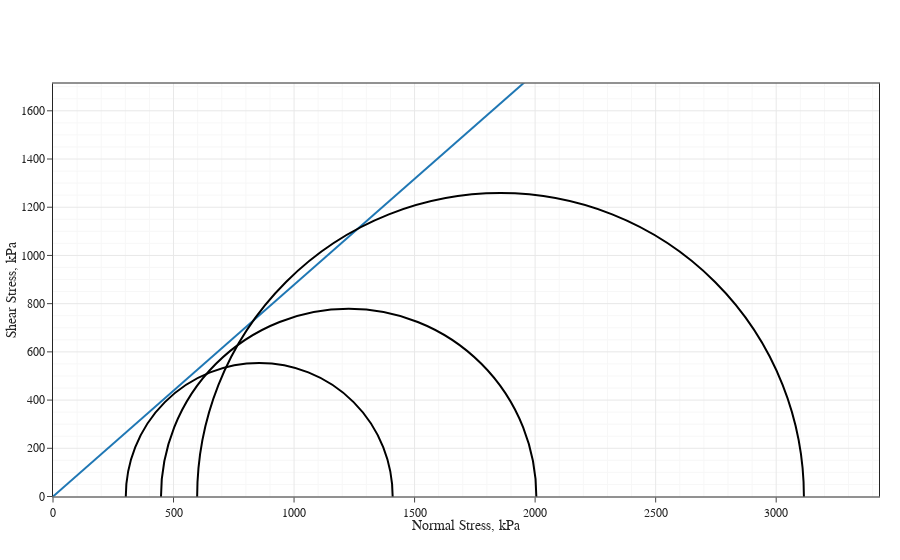

Notebook source saved alongside this figure:
### Code cell
from statistics import linear_regression

import pandas as pd
import numpy as np
import plotly.express as px
import plotly.graph_objects as go
import plotly.io as pio

# Set plotting template
pio.templates["simple_white"]["layout"]["xaxis"]["mirror"] = True
pio.templates["simple_white"]["layout"]["yaxis"]["mirror"] = True
pio.templates["simple_white"]["layout"]["xaxis"]["showgrid"] = True
pio.templates["simple_white"]["layout"]["yaxis"]["showgrid"] = True
pio.templates["simple_white"]["layout"]["xaxis"]["minor"]["showgrid"] = True
pio.templates["simple_white"]["layout"]["yaxis"]["minor"]["showgrid"] = True
pio.templates["simple_white"]["layout"]["xaxis"]["title"]["standoff"] = 0
pio.templates["simple_white"]["layout"]["yaxis"]["title"]["standoff"] = 0
pio.templates["simple_white"]["layout"]["font"]["family"] = "Arial"
pio.templates.default = "simple_white"


def get_mc_failure_envelope(minor_principal_stress: list, major_principal_stress: list):
    center = [
        (major_principal_stress[i] + minor_principal_stress[i]) / 2
        for i in range(len(major_principal_stress))
    ]
    radius = [
        (major_principal_stress[i] - minor_principal_stress[i]) / 2
        for i in range(len(major_principal_stress))
    ]
    theta_range = np.linspace(0, 90, 900)
    average_delta = []
    storehouse = {}
    for theta in theta_range:
        x = [
            center[i] - radius[i] * np.cos(np.deg2rad(theta))
            for i in range(len(center))
        ]
        y = [radius[i] * np.sin(np.deg2rad(theta)) for i in range(len(center))]
        if linear_regression(x, y)[1] < 0:
            slope, y_intercept = linear_regression(x, y, proportional=True)
        else:
            slope, y_intercept = linear_regression(x, y, proportional=False)
        average_delta.append(
            np.mean(
                [
                    radius[i]
                    - np.absolute(slope * center[i] + y_intercept)
                    / np.sqrt(slope**2 + 1)
                    for i in range(len(radius))
                ]
            )
        )
        storehouse[theta] = (slope, y_intercept)

    theta_select = theta_range[average_delta.index((min(average_delta)))]
    friction_angle = round(90 - theta_select, 1)
    cohesion = round(storehouse[theta_select][1], 0)

    return cohesion, friction_angle


def default_triaxial_plot(units="kPa", x_max=1000, y_max=500):
    return (
        go.Figure()
        .update_xaxes(range=[0, x_max], constrain="domain")
        .update_yaxes(
            range=[0, y_max],
            scaleanchor="x",
            scaleratio=1,
            constrain="domain",
        )
        .update_layout(
            margin=dict(t=40, b=20, l=20, r=20),
            xaxis=dict(title=f"Normal Stress, {units}"),
            yaxis=dict(title=f"Shear Stress, {units}"),
        )
    )


def mohr_circle_plot(sigma1s, sigma3s, units="kPa"):
    x_max = max(sigma1s) * 1.1
    y_max = x_max / 2
    print(sigma3s)
    fig = default_triaxial_plot(units=units, x_max=x_max, y_max=y_max)
    for i in zip(sigma3s, sigma1s):
        x0 = i[0]
        x1 = i[1]
        y0 = (x0 - x1) / 2
        y1 = -y0
        fig.add_shape(
            type="circle",
            xref="x",
            yref="y",
            x0=x0,
            y0=y0,
            x1=x1,
            y1=y1,
            fillcolor="rgba(0,0,0,0)",
            opacity=1,
            line=dict(
                color="black",
                width=2,
            ),
        )
    return fig


def mc_failure_envelope(c, phi, x_max):
    x = np.linspace(0, x_max)
    m = np.tan(np.deg2rad(phi))
    y = m * x + c
    return x, y


class TriaxialSampleSet:
    def __init__(self, sample_id, test_type, stress_units):
        self.id = sample_id
        self.type = test_type
        self.units = stress_units
        self.specimens = []

    def add_specimen(self, specimen):
        self.specimens.append(specimen)
        self.sigma1s = [specimen.sigma1 for specimen in self.specimens]
        self.sigma3s = [specimen.sigma3 for specimen in self.specimens]

    def plot_mc_failure_envelope(self):
        fig = mohr_circle_plot(
            sigma1s=self.sigma1s, sigma3s=self.sigma3s, units=self.units
        )
        failure_envelope = mc_failure_envelope(
            get_mc_failure_envelope(self.sigma3s, self.sigma1s)[0],
            get_mc_failure_envelope(self.sigma3s, self.sigma1s)[1],
            max([specimen.sigma1 for specimen in self.specimens]) * 1.1,
        )

        return fig.add_trace(go.Scatter(x=failure_envelope[0], y=failure_envelope[1]))

    def as_dict(self):
        return {
            "id": self.id,
            "type": self.type,
            "specimens": [s.as_dict() for s in self.specimens],
        }


class Specimen:
    def __init__(self, specimen_id, sigma1, sigma3):
        self.id = specimen_id
        self.sigma1 = sigma1
        self.sigma3 = sigma3

    def as_dict(self):
        return {"id": self.id, "sigma1": self.sigma1, "sigma3": self.sigma3}


samples = {"A": (302, 1409), "B": (448, 2005), "C": (598, 3115)}

sample_set = TriaxialSampleSet("MDS", "CU", "kPa")


for k, v in samples.items():
    sample_set.add_specimen(Specimen(specimen_id=k, sigma1=v[1], sigma3=v[0]))

sample_set.as_dict()

sample_set.plot_mc_failure_envelope()

### Figure 1 — Plotly figure (JSON) as saved in the notebook; plotly's stock layout.template omitted (floating-point values rounded to 4 significant figures)
{"data": [{"type": "scatter", "x": [0, 69.93, 139.9, 209.8, 279.7, 349.6, 419.6, 489.5, 559.4, 629.4, 699.3, 769.2, 839.1, 909.1, 979.0, 1049.0, 1119.0, 1189.0, 1259.0, 1329.0, 1399.0, 1469.0, 1538.0, 1608.0, 1678.0, 1748.0, 1818.0, 1888.0, 1958.0, 2028.0, 2098.0, 2168.0, 2238.0, 2308.0, 2378.0, 2448.0, 2517.0, 2587.0, 2657.0, 2727.0, 2797.0, 2867.0, 2937.0, 3007.0, 3077.0, 3147.0, 3217.0, 3287.0, 3357.0, 3427.0], "y": [0, 61.43, 122.9, 184.3, 245.7, 307.2, 368.6, 430.0, 491.5, 552.9, 614.3, 675.8, 737.2, 798.6, 860.1, 921.5, 982.9, 1044.0, 1106.0, 1167.0, 1229.0, 1290.0, 1352.0, 1413.0, 1474.0, 1536.0, 1597.0, 1659.0, 1720.0, 1782.0, 1843.0, 1904.0, 1966.0, 2027.0, 2089.0, 2150.0, 2212.0, 2273.0, 2334.0, 2396.0, 2457.0, 2519.0, 2580.0, 2642.0, 2703.0, 2765.0, 2826.0, 2887.0, 2949.0, 3010.0]}], "layout": {"margin": {"b": 20, "l": 20, "r": 20, "t": 40}, "shapes": [{"fillcolor": "rgba(0,0,0,0)", "line": {"color": "black", "width": 2}, "opacity": 1, "type": "circle", "x0": 302, "x1": 1409, "xref": "x", "y0": -553.5, "y1": 553.5, "yref": "y"}, {"fillcolor": "rgba(0,0,0,0)", "line": {"color": "black", "width": 2}, "opacity": 1, "type": "circle", "x0": 448, "x1": 2005, "xref": "x", "y0": -778.5, "y1": 778.5, "yref": "y"}, {"fillcolor": "rgba(0,0,0,0)", "line": {"color": "black", "width": 2}, "opacity": 1, "type": "circle", "x0": 598, "x1": 3115, "xref": "x", "y0": -1258.0, "y1": 1258.0, "yref": "y"}], "xaxis": {"constrain": "domain", "range": [0, 3427.0], "title": {"text": "Normal Stress, kPa"}}, "yaxis": {"constrain": "domain", "range": [0, 1713.0], "scaleanchor": "x", "scaleratio": 1, "title": {"text": "Shear Stress, kPa"}}}}
